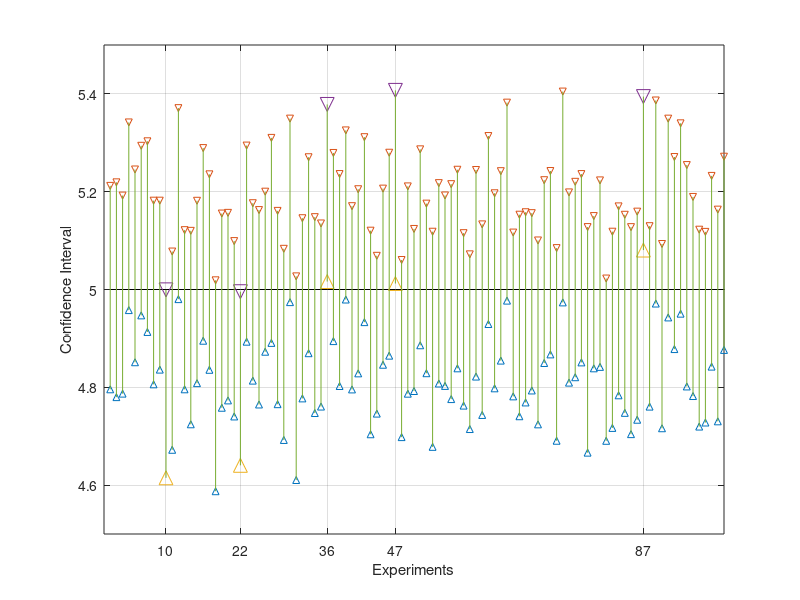

This figure's MATLAB source:
clear all
clc
close all

N = 1e5;                                            % Population size

trueMean = 5;                                       % True mean of the population

noise = randn(1,N);                                 % Gaussian noise, with zero mean, unit variance

population = trueMean + noise;                      % Population data
populationMean = mean(population);                  % Population mean (should be equal to trueMean)
populationStd = std(population);                    % Population standard deviation

n = 100;                                            % Sample size

scale = 1.959964;                                   % Scale factor for 95% confidence interval

runs = 1e4;                                         % Number of experiments

confInterval = zeros(100, 2);                       

count = 0;                                         

outIdx = [];

for kk = 1:runs
    
    idx = randi([1 N], 1, n);                       % Generate random samples
        
    sample = population(idx);                       % Obtain random samples from Population
    sampleMean = mean(sample);                      % sample mean
    sampleStd = std(sample);                        % Sample standard deviation
    
    marginError = scale * sampleStd/sqrt(n);        % Margin of Error
    
    % Confidence Interval
    confInterval(kk, :) = [sampleMean-marginError sampleMean+marginError];
    
    % Check if the CI contains trueMean
    if (confInterval(kk,1) < trueMean && confInterval(kk,2) > trueMean)
        count = count + 1;
    else
        outIdx = [outIdx kk];
    end
    
end

% Final probability
probability = count/runs*100;

sprintf('The probability that the sample mean falls between an error margin is %0.2f%%', probability)

% Plot
cIndex = 1:runs;
tempIdx = ismember(cIndex, outIdx);

figure
plot(cIndex, ones(1,length(cIndex))*trueMean, 'k-', 'markersize', 5)                % plot the mean
hold on;
plot(cIndex(~tempIdx), confInterval(~tempIdx, 1), '^', 'markersize', 5)             % plot lower CI boundary
plot(cIndex(~tempIdx), confInterval(~tempIdx, 2), 'v', 'markersize', 5)             % plot upper CI boundary
hold on;
plot(cIndex(tempIdx), confInterval(tempIdx, 1), '^', 'markersize', 10)              % plot lower CI boundary
plot(cIndex(tempIdx), confInterval(tempIdx, 2), 'v', 'markersize', 10)              % plot upper CI boundary
hold on;

for I = 1:100                                                                       % connect first 100 upper and lower bound with a line
line([I I],[confInterval(I, 1) confInterval(I, 2)])
hold on;
end;

grid
axis([0 100 trueMean-0.5 trueMean+0.5])
xlabel('Experiments')
ylabel('Confidence Interval')
set(gca, 'XTick', outIdx)

